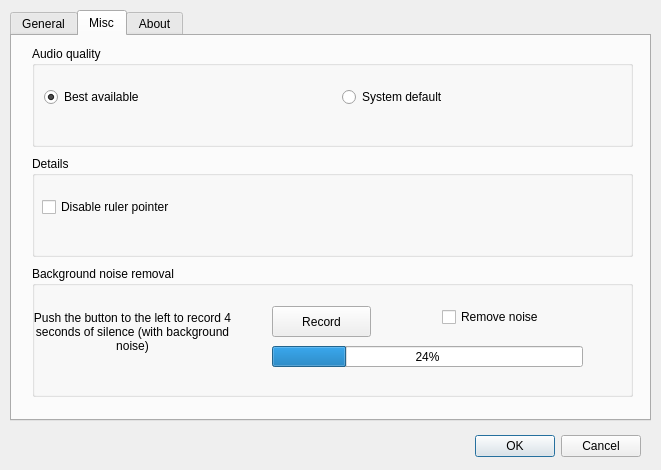
<?xml version="1.0" encoding="UTF-8"?>
<ui version="4.0">
 <class>Options</class>
 <widget class="QDialog" name="Options">
  <property name="geometry">
   <rect>
    <x>0</x>
    <y>0</y>
    <width>661</width>
    <height>470</height>
   </rect>
  </property>
  <property name="windowTitle">
   <string>Options</string>
  </property>
  <widget class="QDialogButtonBox" name="buttonBox">
   <property name="geometry">
    <rect>
     <x>20</x>
     <y>430</y>
     <width>621</width>
     <height>32</height>
    </rect>
   </property>
   <property name="orientation">
    <enum>Qt::Horizontal</enum>
   </property>
   <property name="standardButtons">
    <set>QDialogButtonBox::Cancel|QDialogButtonBox::Ok</set>
   </property>
  </widget>
  <widget class="QTabWidget" name="tabWidget">
   <property name="geometry">
    <rect>
     <x>10</x>
     <y>10</y>
     <width>641</width>
     <height>411</height>
    </rect>
   </property>
   <property name="tabShape">
    <enum>QTabWidget::Rounded</enum>
   </property>
   <property name="currentIndex">
    <number>1</number>
   </property>
   <widget class="QWidget" name="tab">
    <attribute name="title">
     <string>General</string>
    </attribute>
    <widget class="QGroupBox" name="groupBox">
     <property name="geometry">
      <rect>
       <x>20</x>
       <y>150</y>
       <width>601</width>
       <height>101</height>
      </rect>
     </property>
     <property name="title">
      <string>User Interface</string>
     </property>
     <widget class="QLabel" name="label_5">
      <property name="geometry">
       <rect>
        <x>420</x>
        <y>18</y>
        <width>50</width>
        <height>22</height>
       </rect>
      </property>
      <property name="text">
       <string>Layout:</string>
      </property>
     </widget>
     <widget class="QCheckBox" name="checkBox">
      <property name="geometry">
       <rect>
        <x>11</x>
        <y>50</y>
        <width>119</width>
        <height>22</height>
       </rect>
      </property>
      <property name="text">
       <string>Dark Theme</string>
      </property>
     </widget>
     <widget class="QWidget" name="layoutWidget">
      <property name="geometry">
       <rect>
        <x>311</x>
        <y>50</y>
        <width>281</width>
        <height>24</height>
       </rect>
      </property>
      <layout class="QHBoxLayout" name="horizontalLayout">
       <item>
        <widget class="QRadioButton" name="radioButton_2">
         <property name="text">
          <string>Normal</string>
         </property>
         <property name="checked">
          <bool>true</bool>
         </property>
        </widget>
       </item>
       <item>
        <widget class="QRadioButton" name="radioButton">
         <property name="text">
          <string>Compact</string>
         </property>
        </widget>
       </item>
      </layout>
     </widget>
    </widget>
    <widget class="QGroupBox" name="groupBox_2">
     <property name="geometry">
      <rect>
       <x>20</x>
       <y>10</y>
       <width>601</width>
       <height>131</height>
      </rect>
     </property>
     <property name="title">
      <string>Audio</string>
     </property>
     <widget class="QWidget" name="layoutWidget">
      <property name="geometry">
       <rect>
        <x>10</x>
        <y>40</y>
        <width>581</width>
        <height>62</height>
       </rect>
      </property>
      <layout class="QFormLayout" name="formLayout">
       <property name="fieldGrowthPolicy">
        <enum>QFormLayout::AllNonFixedFieldsGrow</enum>
       </property>
       <item row="0" column="0">
        <widget class="QLabel" name="label">
         <property name="text">
          <string>Input:</string>
         </property>
        </widget>
       </item>
       <item row="1" column="0">
        <widget class="QLabel" name="label_2">
         <property name="text">
          <string>Output:</string>
         </property>
        </widget>
       </item>
       <item row="1" column="1">
        <widget class="QComboBox" name="audioOutputComboBox"/>
       </item>
       <item row="0" column="1">
        <widget class="QComboBox" name="audioInputComboBox"/>
       </item>
      </layout>
     </widget>
    </widget>
    <widget class="QGroupBox" name="groupBox_3">
     <property name="geometry">
      <rect>
       <x>20</x>
       <y>260</y>
       <width>601</width>
       <height>101</height>
      </rect>
     </property>
     <property name="title">
      <string>Rendering Mode</string>
     </property>
     <widget class="QRadioButton" name="radioButton_4">
      <property name="geometry">
       <rect>
        <x>12</x>
        <y>40</y>
        <width>161</width>
        <height>22</height>
       </rect>
      </property>
      <property name="text">
       <string>Hardware - Sprites</string>
      </property>
      <property name="checked">
       <bool>false</bool>
      </property>
     </widget>
     <widget class="QRadioButton" name="radioButton_5">
      <property name="geometry">
       <rect>
        <x>440</x>
        <y>40</y>
        <width>93</width>
        <height>22</height>
       </rect>
      </property>
      <property name="text">
       <string>Software</string>
      </property>
     </widget>
     <widget class="QRadioButton" name="radioButton_8">
      <property name="geometry">
       <rect>
        <x>220</x>
        <y>40</y>
        <width>161</width>
        <height>22</height>
       </rect>
      </property>
      <property name="text">
       <string>Hardware - Quads</string>
      </property>
      <property name="checked">
       <bool>true</bool>
      </property>
     </widget>
    </widget>
    <zorder>groupBox_2</zorder>
    <zorder>groupBox_3</zorder>
    <zorder>groupBox</zorder>
   </widget>
   <widget class="QWidget" name="tab2">
    <attribute name="title">
     <string>Misc</string>
    </attribute>
    <widget class="QGroupBox" name="groupBox_4">
     <property name="geometry">
      <rect>
       <x>20</x>
       <y>10</y>
       <width>601</width>
       <height>101</height>
      </rect>
     </property>
     <property name="title">
      <string>Audio quality</string>
     </property>
     <widget class="QRadioButton" name="radioButton_6">
      <property name="geometry">
       <rect>
        <x>12</x>
        <y>40</y>
        <width>141</width>
        <height>22</height>
       </rect>
      </property>
      <property name="text">
       <string>Best available</string>
      </property>
      <property name="checked">
       <bool>true</bool>
      </property>
     </widget>
     <widget class="QRadioButton" name="radioButton_7">
      <property name="geometry">
       <rect>
        <x>310</x>
        <y>40</y>
        <width>161</width>
        <height>22</height>
       </rect>
      </property>
      <property name="text">
       <string>System default</string>
      </property>
     </widget>
    </widget>
    <widget class="QGroupBox" name="groupBox_6">
     <property name="geometry">
      <rect>
       <x>20</x>
       <y>120</y>
       <width>601</width>
       <height>101</height>
      </rect>
     </property>
     <property name="title">
      <string>Details</string>
     </property>
     <widget class="QCheckBox" name="checkBox_2">
      <property name="geometry">
       <rect>
        <x>10</x>
        <y>40</y>
        <width>181</width>
        <height>22</height>
       </rect>
      </property>
      <property name="text">
       <string>Disable ruler pointer</string>
      </property>
     </widget>
    </widget>
    <widget class="QGroupBox" name="groupBox_7">
     <property name="geometry">
      <rect>
       <x>20</x>
       <y>230</y>
       <width>601</width>
       <height>131</height>
      </rect>
     </property>
     <property name="title">
      <string>Background noise removal</string>
     </property>
     <widget class="QLabel" name="label_3">
      <property name="geometry">
       <rect>
        <x>0</x>
        <y>30</y>
        <width>201</width>
        <height>71</height>
       </rect>
      </property>
      <property name="text">
       <string>Push the button to the left to record 4 seconds of silence (with background noise)</string>
      </property>
      <property name="alignment">
       <set>Qt::AlignCenter</set>
      </property>
      <property name="wordWrap">
       <bool>true</bool>
      </property>
     </widget>
     <widget class="QPushButton" name="pushButton">
      <property name="geometry">
       <rect>
        <x>240</x>
        <y>40</y>
        <width>99</width>
        <height>31</height>
       </rect>
      </property>
      <property name="text">
       <string>Record</string>
      </property>
     </widget>
     <widget class="QCheckBox" name="checkBox_3">
      <property name="geometry">
       <rect>
        <x>410</x>
        <y>40</y>
        <width>131</width>
        <height>22</height>
       </rect>
      </property>
      <property name="text">
       <string>Remove noise</string>
      </property>
     </widget>
     <widget class="QProgressBar" name="progressBar">
      <property name="geometry">
       <rect>
        <x>240</x>
        <y>80</y>
        <width>311</width>
        <height>21</height>
       </rect>
      </property>
      <property name="value">
       <number>24</number>
      </property>
     </widget>
    </widget>
   </widget>
   <widget class="QWidget" name="tab_2">
    <attribute name="title">
     <string>About</string>
    </attribute>
    <widget class="QGroupBox" name="groupBox_5">
     <property name="geometry">
      <rect>
       <x>20</x>
       <y>10</y>
       <width>601</width>
       <height>151</height>
      </rect>
     </property>
     <property name="title">
      <string>About</string>
     </property>
     <widget class="QWidget" name="layoutWidget">
      <property name="geometry">
       <rect>
        <x>20</x>
        <y>40</y>
        <width>495</width>
        <height>88</height>
       </rect>
      </property>
      <layout class="QVBoxLayout" name="verticalLayout">
       <item>
        <widget class="QLabel" name="label_8">
         <property name="text">
          <string>Libera Akademio Editor 0.1 beta </string>
         </property>
        </widget>
       </item>
       <item>
        <widget class="QLabel" name="label_9">
         <property name="text">
          <string>Released under the LGPL license</string>
         </property>
        </widget>
       </item>
       <item>
        <widget class="QLabel" name="label_10">
         <property name="text">
          <string>Youtube and the Youtube logo are registered trademarks of Google Inc., </string>
         </property>
        </widget>
       </item>
       <item>
        <widget class="QLabel" name="label_11">
         <property name="text">
          <string>used with permission.</string>
         </property>
        </widget>
       </item>
      </layout>
     </widget>
    </widget>
   </widget>
  </widget>
 </widget>
 <resources/>
 <connections>
  <connection>
   <sender>buttonBox</sender>
   <signal>accepted()</signal>
   <receiver>Options</receiver>
   <slot>accept()</slot>
   <hints>
    <hint type="sourcelabel">
     <x>248</x>
     <y>254</y>
    </hint>
    <hint type="destinationlabel">
     <x>157</x>
     <y>274</y>
    </hint>
   </hints>
  </connection>
  <connection>
   <sender>buttonBox</sender>
   <signal>rejected()</signal>
   <receiver>Options</receiver>
   <slot>reject()</slot>
   <hints>
    <hint type="sourcelabel">
     <x>316</x>
     <y>260</y>
    </hint>
    <hint type="destinationlabel">
     <x>286</x>
     <y>274</y>
    </hint>
   </hints>
  </connection>
 </connections>
</ui>
